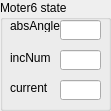
   <widget class="QGroupBox" name="grpMoter6State">
    <property name="geometry">
     <rect>
      <x>1210</x>
      <y>570</y>
      <width>111</width>
      <height>111</height>
     </rect>
    </property>
    <property name="title">
     <string>Moter6 state</string>
    </property>
    <widget class="QLabel" name="labMoter6AbsAngle">
     <property name="geometry">
      <rect>
       <x>10</x>
       <y>20</y>
       <width>54</width>
       <height>12</height>
      </rect>
     </property>
     <property name="text">
      <string>absAngle</string>
     </property>
    </widget>
    <widget class="QLabel" name="labMoter6AddAngle">
     <property name="geometry">
      <rect>
       <x>10</x>
       <y>50</y>
       <width>54</width>
       <height>16</height>
      </rect>
     </property>
     <property name="text">
      <string>incNum</string>
     </property>
    </widget>
    <widget class="QLabel" name="labMoter6Current">
     <property name="geometry">
      <rect>
       <x>10</x>
       <y>80</y>
       <width>54</width>
       <height>16</height>
      </rect>
     </property>
     <property name="text">
      <string>current</string>
     </property>
    </widget>
    <widget class="QLineEdit" name="edtMoter6AbsAngle">
     <property name="geometry">
      <rect>
       <x>60</x>
       <y>20</y>
       <width>41</width>
       <height>20</height>
      </rect>
     </property>
    </widget>
    <widget class="QLineEdit" name="edtMoter6AddAngle">
     <property name="geometry">
      <rect>
       <x>60</x>
       <y>50</y>
       <width>41</width>
       <height>20</height>
      </rect>
     </property>
    </widget>
    <widget class="QLineEdit" name="edtMoter6Current">
     <property name="geometry">
      <rect>
       <x>60</x>
       <y>80</y>
       <width>41</width>
       <height>20</height>
      </rect>
     </property>
    </widget>
   </widget>
